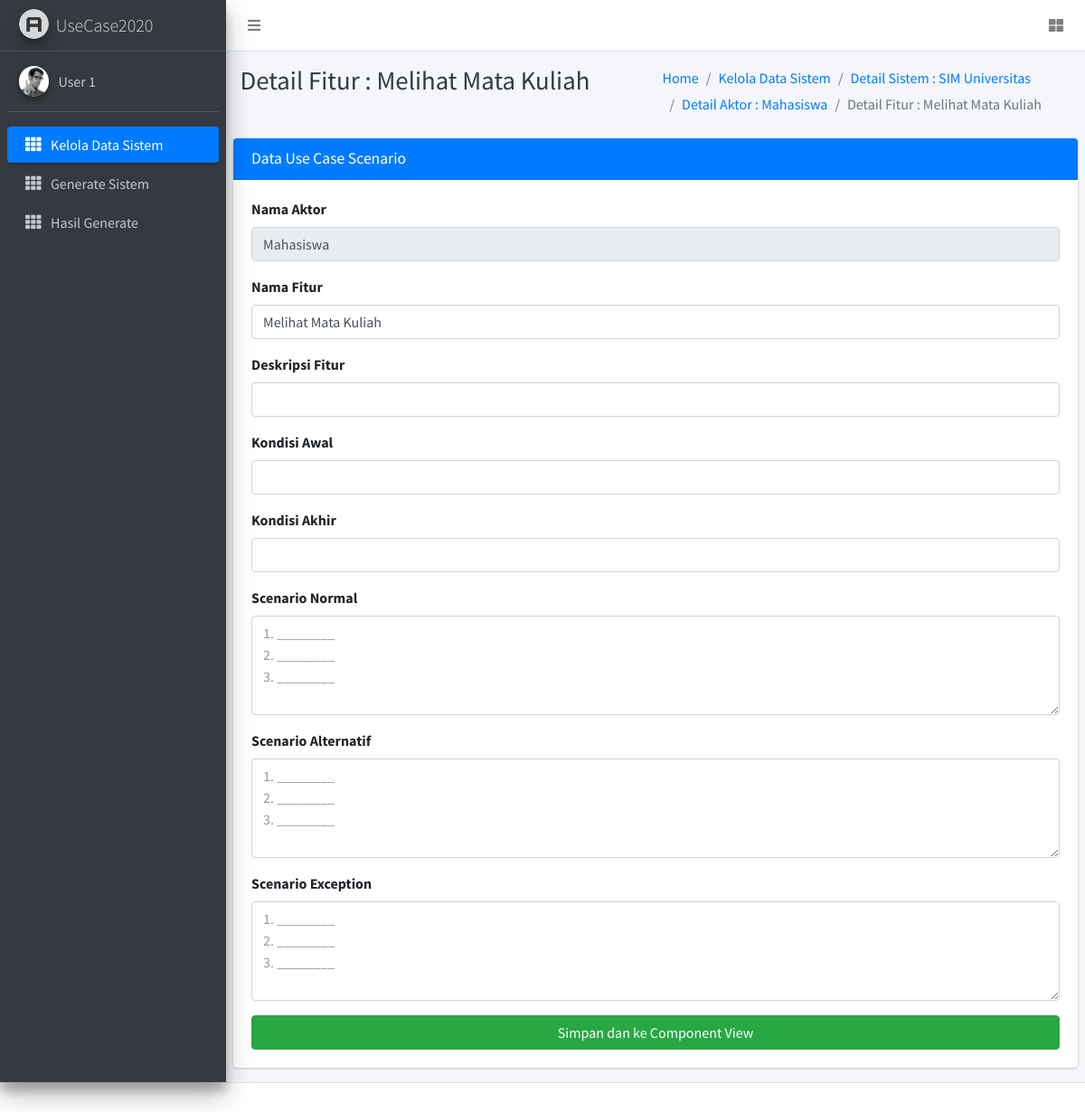
The app's page /detail-fitur.php?id=19 with its own data.
### tables this page shows
CREATE TABLE `fitur` (
  `id_fitur` int(11) NOT NULL,
  `nama_fitur` varchar(100) NOT NULL,
  `deskripsi` varchar(100) NOT NULL,
  `kondisi_awal` varchar(100) NOT NULL,
  `kondisi_akhir` varchar(100) NOT NULL,
  `scenario_normal` text NOT NULL,
  `scenario_alternatif` text NOT NULL,
  `scenario_exception` text NOT NULL,
  `id_aktor` int(11) NOT NULL
);

CREATE TABLE `sistem` (
  `id_sistem` int(11) NOT NULL,
  `nama_sistem` varchar(50) NOT NULL
);

CREATE TABLE `aktor` (
  `id_aktor` int(11) NOT NULL,
  `nama_aktor` varchar(100) NOT NULL,
  `id_sistem` int(11) NOT NULL
);

### functions.php (called while the page is built, shortened)
<?php
$conn = mysqli_connect("localhost", "root", "", "usecase_psi");
function query($query){
  global $conn;
  $result = mysqli_query($conn, $query);
  $rows = [];
  while ($row = mysqli_fetch_assoc($result)){
    $rows[] = $row;
  }
  return $rows;
}
function detailFitur($id_fitur){
    $sql = "SELECT * FROM `fitur` INNER JOIN aktor ON fitur.id_aktor = aktor.id_aktor WHERE id_fitur = '$id_fitur'";
    return query($sql);
}
?>

### container/detail-fitur.php (the view, shortened to what this page needs)
<?php
include('functions.php');
$id_fitur = $_GET['id'];
$fitur = detailFitur($id_fitur);
$sql = "SELECT * FROM `fitur` WHERE id_fitur = '$id_fitur'";
$nama_fitur = query($sql);
$idAktor = $nama_fitur[0]['id_aktor'];
$sql = "SELECT * FROM `aktor` WHERE id_aktor = '$idAktor'";
$aktor = query($sql);
$idSistem = $aktor[0]['id_sistem'];
$sql = "SELECT * FROM `sistem` WHERE id_sistem = '$idSistem'";
$sistem = query($sql);
?>
<div class="content-header">
    <div class="container-fluid">
        <div class="row mb-2">
            <div class="col-sm-6">
                <h1 class="m-0 text-dark">Detail Fitur : <?= $nama_fitur[0]['nama_fitur']?></h1>
            </div>
            <div class="col-sm-6">
                <ol class="breadcrumb float-sm-right">
                    <li class="breadcrumb-item"><a href="#">Home</a></li>
                    <li class="breadcrumb-item"><a href="index.php">Kelola Data Sistem</a></li>
                    <li class="breadcrumb-item"><a href="detail-aktor.php?id=<?=$idSistem?>">Detail Sistem : <?= $sistem[0]['nama_sistem']?></a></li>
                    <li class="breadcrumb-item"><a href="detail-aktor.php?id=<?=$idAktor?>">Detail Aktor : <?= $aktor[0]['nama_aktor']?></a></li>
                    <li class="breadcrumb-item active">Detail Fitur :  <?= $nama_fitur[0]['nama_fitur']?></li>
                </ol>
            </div>
        </div>
    </div>
</div>
    <section class="content">
      <div class="row">
        <div class="col-12">
          <div class="card card-primary">
            <div class="card-header">
              <h3 class="card-title">Data Use Case Scenario</h3>
            </div>
            <div class="card-body">
            <div class="form-group">
            <form action="" method="post">
                <label for="inputName">Nama Aktor</label>
                <input type="text" id="inputName" class="form-control" value="<?= $fitur[0]['nama_aktor']?>" disabled>
              </div>
              <div class="form-group">
                <label for="inputName">Nama Fitur</label>
                <input
                <?php if($fitur[0]['nama_fitur'] != ''):?>
                  value='<?= $fitur[0]['nama_fitur'] ?>'
                <?php endif ?>
                name="nama-fitur" type="text" id="inputName" class="form-control" value="<?= $fitur[0]['nama_fitur']?>">
              </div>
              <div class="form-group">
                <label for="deskripsi-fitur">Deskripsi Fitur</label>
                <input
                <?php if($fitur[0]['deskripsi'] != ''):?>
                  value='<?= $fitur[0]['deskripsi'] ?>'
                <?php endif ?>
                 name="deskripsi-fitur" type="text" id="deskripsi-fitur" class="form-control">
              </div>
              <div class="form-group">
                <label for="kondisi-awal">Kondisi Awal</label>
                <input
                <?php if($fitur[0]['kondisi_awal'] != ''):?>
                  value='<?= $fitur[0]['kondisi_awal'] ?>'
                <?php endif ?>
                 name="kondisi-awal" type="text" id="kondisi-awal" class="form-control">
              </div>
              <div class="form-group">
                <label for="kondisi-akhir">Kondisi Akhir</label>
                <input
                <?php if($fitur[0]['kondisi_akhir'] != ''):?>
                  value='<?= $fitur[0]['kondisi_akhir'] ?>'
                <?php endif ?>
                 name="kondisi-akhir" type="text" id="kondisi-akhir" class="form-control">
              </div>
              <div class="form-group">
                <label for="scenario-normal">Scenario Normal</label>
<textarea id="scenario-normal" name="scenario-normal" class="form-control" rows="4"
placeholder="1. ________
2. ________
3. ________">
<?php if($fitur[0]['scenario_normal'] != ''):?>
<?= $fitur[0]['scenario_normal'] ?>
                <?php endif ?>
</textarea>
              </div>
              <div class="form-group">
                <label for="scenario-alternatif">Scenario Alternatif</label>
                <textarea id="scenario-alternatif"  name="scenario-alternatif" class="form-control" rows="4"
placeholder="1. ________
2. ________
3. ________">
<?php if($fitur[0]['scenario_alternatif'] != ''):?>
<?= $fitur[0]['scenario_alternatif'] ?>
                <?php endif ?>
</textarea>
              </div>
              <div class="form-group">
                <label for="scenario-exception">Scenario Exception</label>
                <textarea id="scenario-exception" name="scenario-exception" class="form-control" rows="4"
placeholder="1. ________
2. ________
3. ________">
<?php if($fitur[0]['scenario_exception'] != ''):?>
<?= $fitur[0]['scenario_exception'] ?>
                <?php endif ?>
</textarea>
              </div>
              <button type="submit" name="submit" class="btn btn-success btn-block">Simpan dan ke Component View</button>
            </div>
          </div>
        </div>
        </div>
      </div>

### records on screen
fitur: nama_fitur "Melihat Mata Kuliah", id_aktor.nama_aktor "Mahasiswa", nama-fitur "Melihat Mata Kuliah"
sistem: nama_sistem "SIM Universitas"
aktor: nama_aktor "Mahasiswa"
